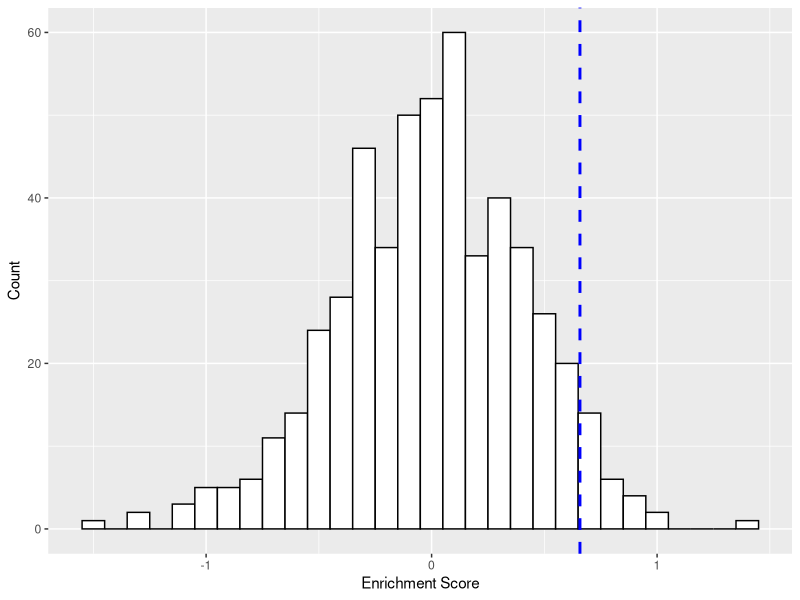
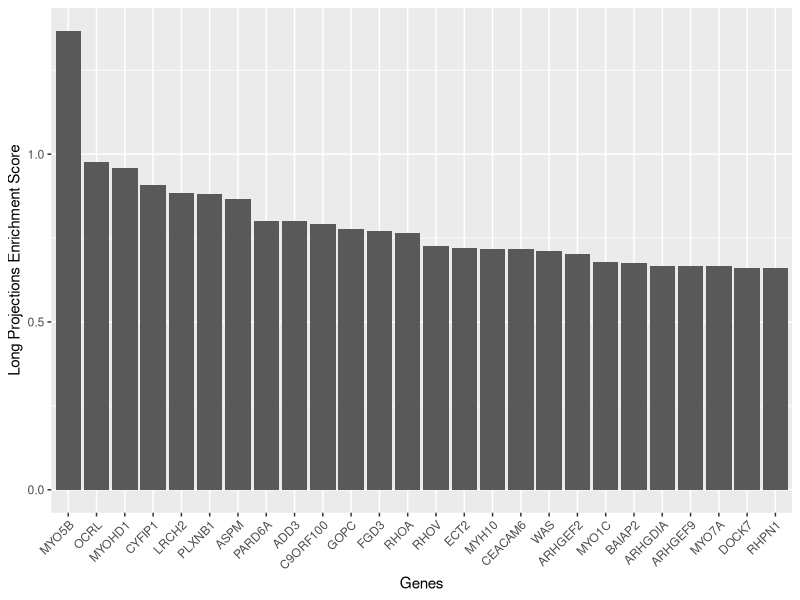

The R script that drew these images, in order:
# Loading required packages

library(ggplot2)

# Loading data

hit_table_classifier <- read.csv("hit_table_classifier.csv")
rownames(hit_table_classifier) <- hit_table_classifier$Image_Metadata_Gene
hit_table_classifier$Image_Metadata_Gene <- NULL

sum(hit_table_classifier$Long_projections..Cell.Count)
sum(hit_table_classifier$Total..Cell.Count)

# We have 6671 cells with long projections out of 57718 cells in our screening

summary(hit_table_classifier$Long_projections..Cell.Count)
sd(hit_table_classifier$Long_projections..Cell.Count)

summary(hit_table_classifier$Enriched.Score.long_projections)
# Enrichment score ranges from -1.46 to 1.36

# To study in more detail gene conditions with a high enrichment score in long projections
# cells we filter by the 95th percentile

p95 <- quantile(hit_table_classifier$Enriched.Score.long_projections, 0.95)

ggplot(hit_table_classifier, aes(x=Enriched.Score.long_projections)) + 
  geom_histogram(color="black", fill="white", binwidth = 0.1) + ylab("Count") +
  xlab("Enrichment Score") + 
  geom_vline(aes(xintercept=p95),
             color="blue", linetype="dashed", size=1)


high_enrichment <- hit_table_classifier[hit_table_classifier$Enriched.Score.long_projections > p95,]

rownames(high_enrichment)[which.max(high_enrichment$Enriched.Score.long_projections)]

# MYO5B condition has the highest enrichment in long projections cells

high_enrichment <- high_enrichment[order(-high_enrichment$Enriched.Score.long_projections),]
high_enrichment["Genes"] <- row.names(high_enrichment)

ggplot(data=high_enrichment, aes(x=Genes,y=Enriched.Score.long_projections)) +
  geom_bar(stat="identity") + scale_x_discrete(limits = high_enrichment$Genes) +
  theme(axis.text.x = element_text(angle = 45, hjust=1)) + ylab("Long Projections Enrichment Score")


# Save gene names to enter in STRING
genes_long_proj <- high_enrichment$Genes
write.table(genes_long_proj,"genes_long_projections.csv", quote = F, sep = "\t",
            row.names = F, col.names = F)
